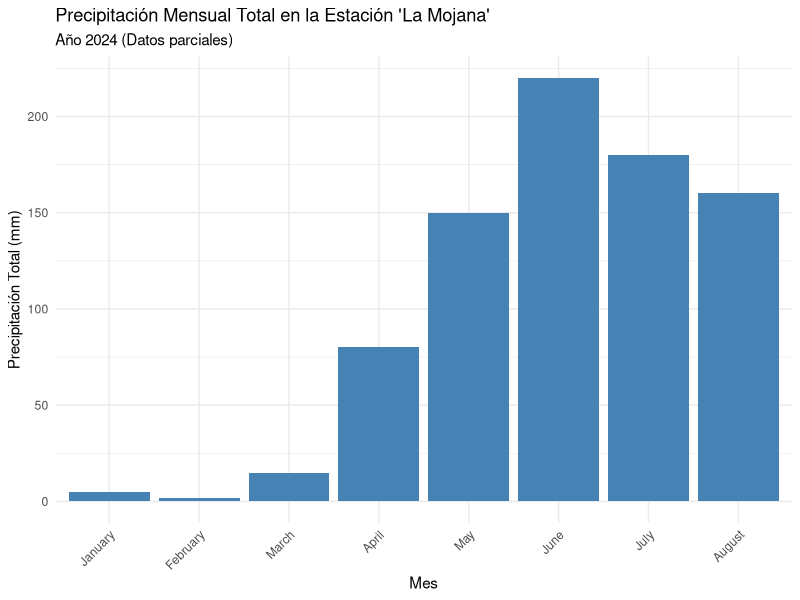
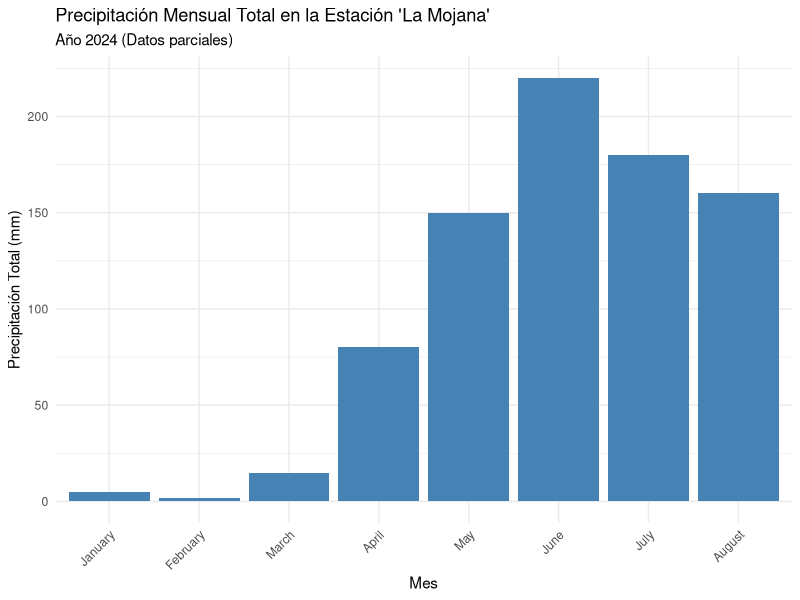

Here is the R script that generated these plots, in order:
# ANÁLISIS DE PRECIPITACIÓN - INGENIERÍA
# ------------------------------------
# 1. Cargar librerías
# Si no están instaladas, la primera vez debes correr: install.packages("tidyverse")
library(tidyverse)
library(lubridate)
# 2. Cargar los datos
datos_lluvia <- read_csv("data/precipitacion_sucre.csv")
# 3. Procesamiento y análisis
analisis_mensual <- datos_lluvia %>%
  mutate(Mes = month(Fecha, label = TRUE, abbr = FALSE)) %>%
  group_by(Mes) %>%
  summarise(PrecipitacionTotal_mm = sum(Precipitacion_mm))
print("Resumen de precipitación mensual:")
print(analisis_mensual)
# 4. Visualización
grafico_precipitacion <- ggplot(analisis_mensual, aes(x = Mes, y = PrecipitacionTotal_mm)) +
  geom_bar(stat = "identity", fill = "steelblue") +
  labs(
    title = "Precipitación Mensual Total en la Estación 'La Mojana'",
    subtitle = "Año 2024 (Datos parciales)",
    x = "Mes",
    y = "Precipitación Total (mm)"
  ) +
  theme_minimal() +
  theme(axis.text.x = element_text(angle = 45, hjust = 1))
print(grafico_precipitacion)
# 5. Guardar el gráfico
if (!dir.exists("output")) dir.create("output")
ggsave("output/grafico_precipitacion_mensual.png", plot = grafico_precipitacion, width = 8, height = 6)
print("¡Análisis completado! El gráfico se ha guardado en la carpeta 'output'.")
